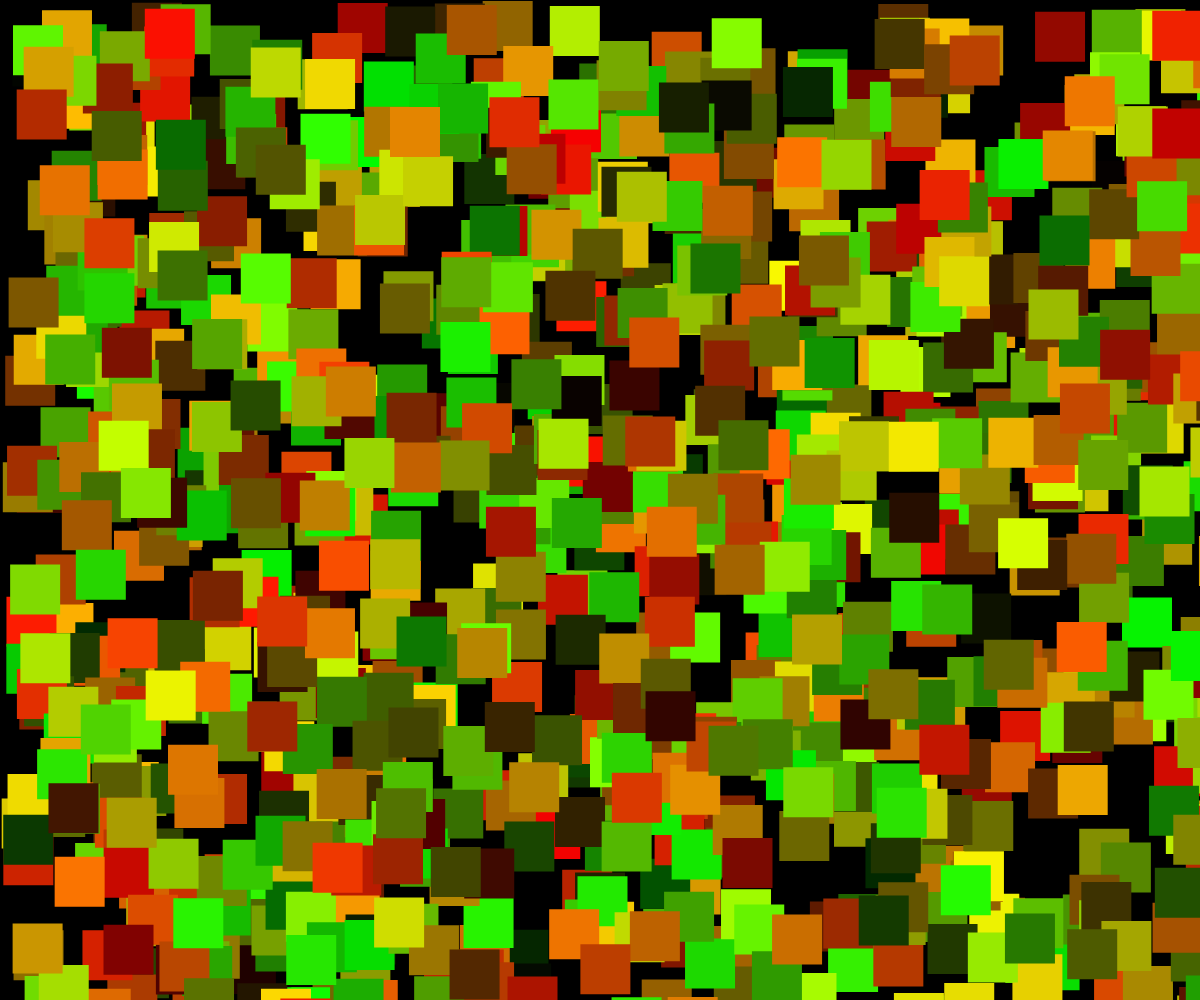
Frame 1 (no input)
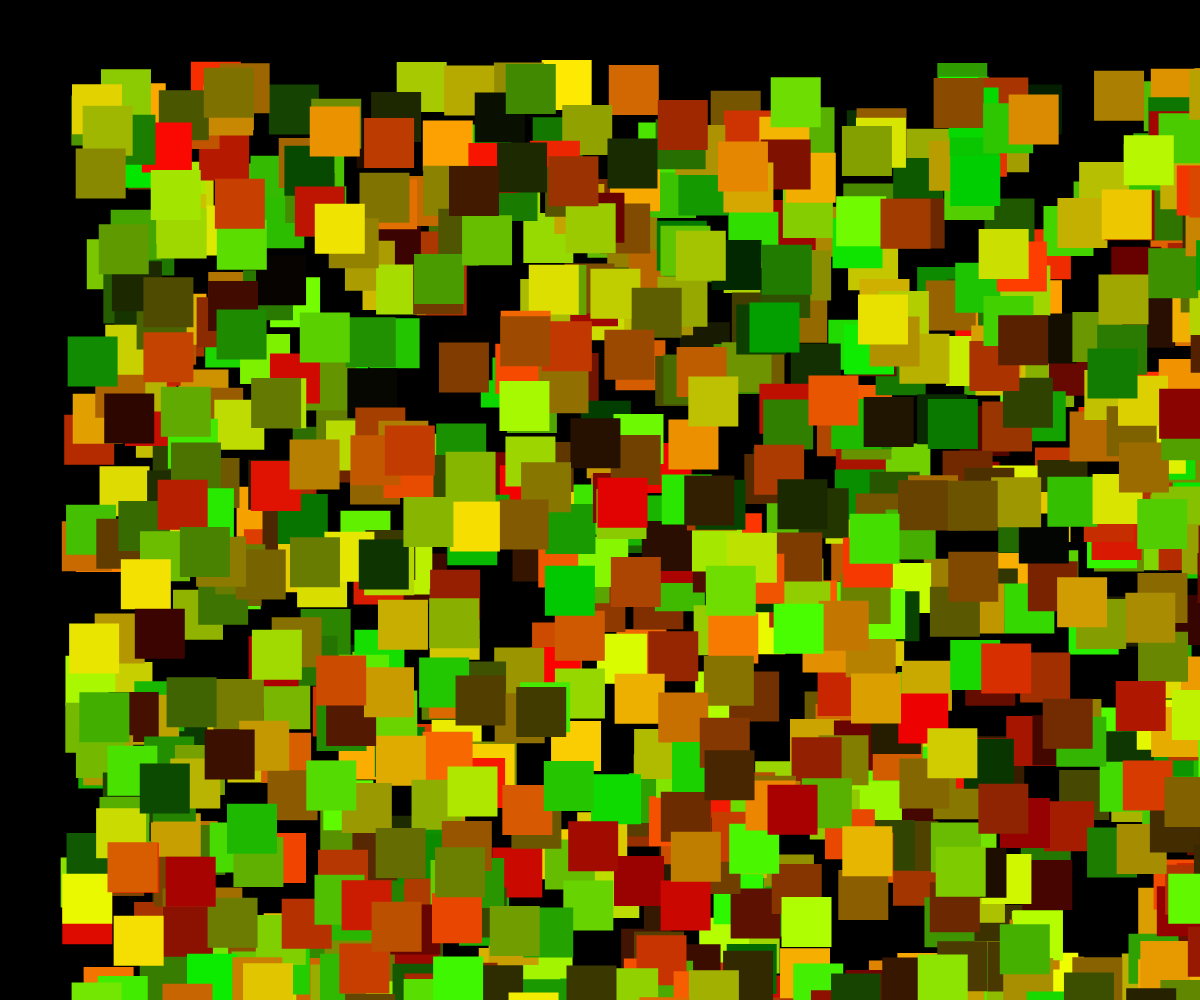
Frame 60 (no input)
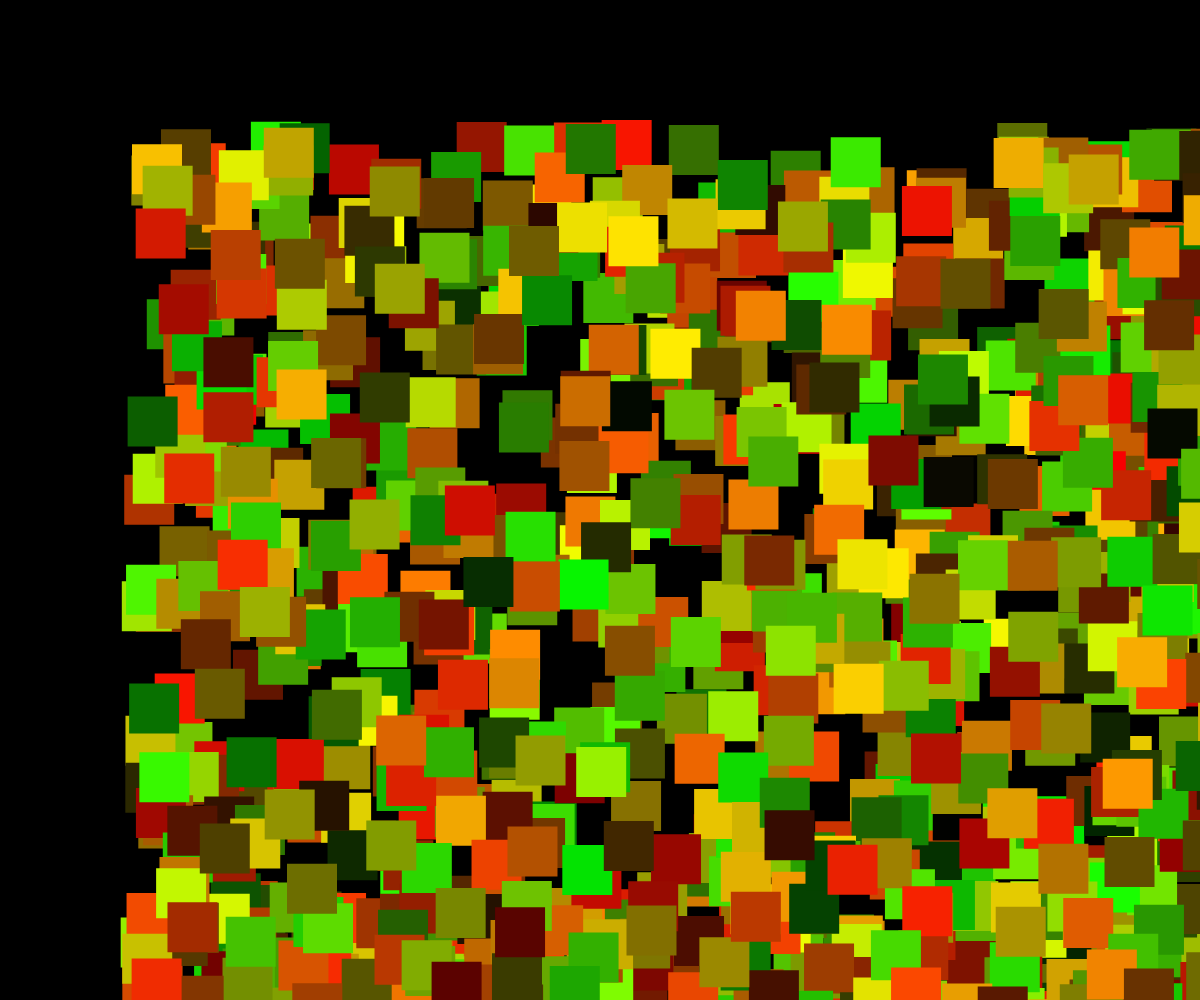
Frame 120 (the mouse pressed at the canvas centre since frame 60)

The p5.js sketch that drew these frames (run headless with seeded random() and noise() and a simulated clock; from frame 60 on, the mouse is pressed at the canvas centre):

// p5.js sketch
// ── sketch.js
let cantidadCuadrados = 1000;
let cuadrados;
let ancho = 50;
let alto = 50;
function setup() {
    createCanvas(windowWidth, windowHeight);
    cuadrados = new Array(cantidadCuadrados);
    for (let i = 0; i < cantidadCuadrados; i++) {
        cuadrados[i] = new Cuadrado();
    }
}
function draw() {
    background(0,0,0);
    noStroke();
    for (let i = 0; i < cantidadCuadrados; i++) {
        cuadrados[i].update();
        cuadrados[i].display();
    }
}
class Cuadrado {
    x;
    y;
    xVel = 1;
    yVel = 1;
    
    constructor() {
        this.x = random(width);
        this.y = random(height);
    }
    update() {
        this.x += this.xVel;
        this.y += this.yVel;
        if (this.x > width || this.x < 0) {
            this.xVel *= -1;
        }
        if (this.y > height || this.y < 0) {
            this.yVel *= -1;
        }
        if (dist(mouseX, mouseY, this.x, this.y) < ancho / 2) {
            this.xVel = (mouseX - this.x) * 1;
            this.yVel = (mouseY - this.y) * 1;
        }
    }
    display() {
        fill(color(random(255,0,0),random(0,255,0),random(0,1, 100)));
        rect(this.x, this.y, ancho, alto);
      
    }
}

  
  
  
  
  
  
  
  
  
  
  
